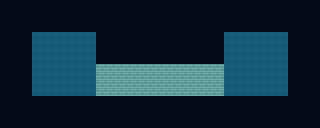

A level layout from a 2D game, rendered from its tile map. Below: a short description, then the map file with its tile-grid data intact:
An orthogonal 10x4 tile map with 32x32 px tiles, 1 tile layer (Blocks) and 4 objects (2x route19_reef_west, 2x route19_reef_east).

<map version="1.10" tiledversion="1.11.2" orientation="orthogonal" renderorder="right-down" width="10" height="4" tilewidth="32" tileheight="32" infinite="0" nextlayerid="5" nextobjectid="5">
 <properties>
  <property name="mapId" value="KD_ROUTE19_REEF_PASSAGE" />
  <property name="label" value="KantoDiveRoute19ReefPassage" />
  <property name="index" type="int" value="1103" />
  <property name="borderBlock" type="int" value="15" />
  <property name="surfaceMap" value="ROUTE_19" />
 </properties>
 <tileset firstgid="1" source="kanto_dive_blocks.tsx" />
 <layer id="1" name="Blocks" width="10" height="4">
  <data encoding="csv">
   16,16,16,16,16,16,16,16,16,16,
   16,1,1,16,16,16,16,1,1,16,
   16,1,1,2,2,2,2,1,1,16,
   16,16,16,16,16,16,16,16,16,16
  </data>
 </layer>
 <objectgroup id="2" name="DiveZones" color="#3d8bfd">
  <object id="1" name="route19_reef_west" x="64" y="480" width="64" height="64">
   <properties><property name="linkId" value="route19_reef_west" /></properties>
  </object>
  <object id="2" name="route19_reef_east" x="192" y="480" width="64" height="64">
   <properties><property name="linkId" value="route19_reef_east" /></properties>
  </object>
 </objectgroup>
 <objectgroup id="3" name="DiveLandings" color="#20c997">
  <object id="3" name="route19_reef_west" x="32" y="32" width="64" height="64">
   <properties><property name="linkId" value="route19_reef_west" /></properties>
  </object>
  <object id="4" name="route19_reef_east" x="224" y="32" width="64" height="64">
   <properties><property name="linkId" value="route19_reef_east" /></properties>
  </object>
 </objectgroup>
 <objectgroup id="4" name="Warps" />
</map>
